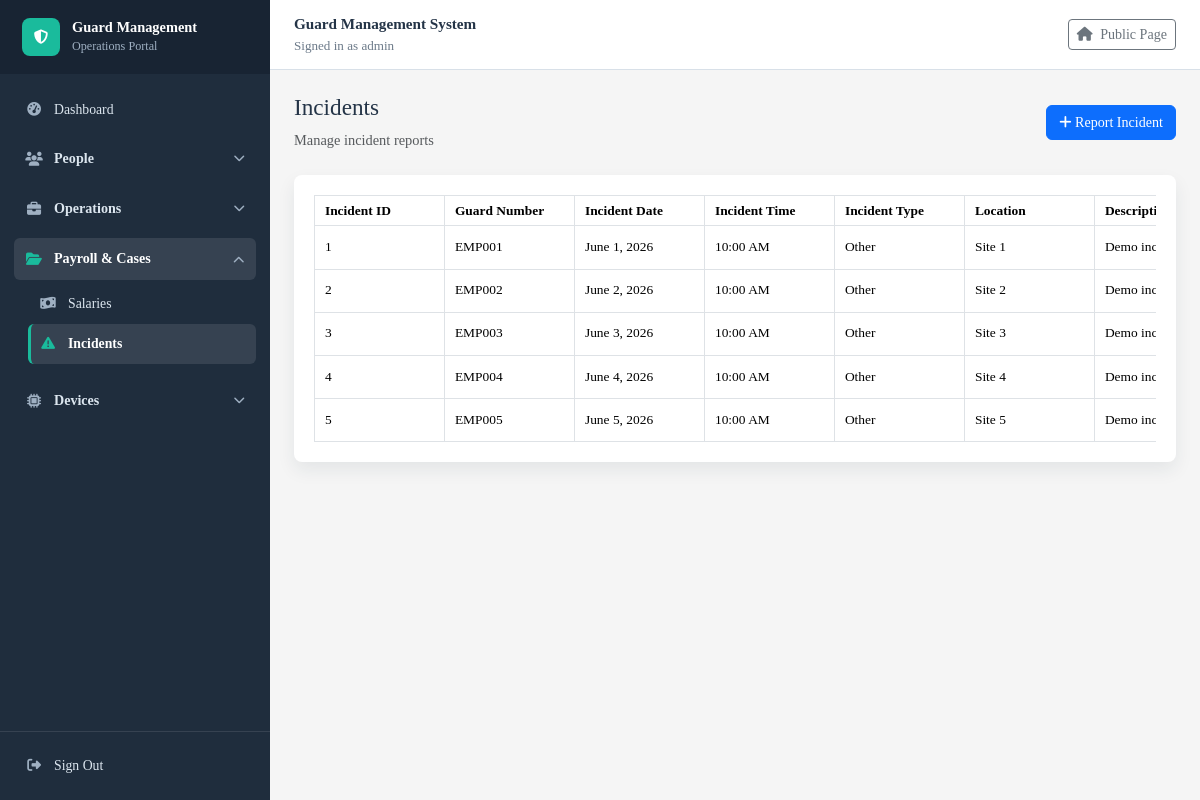
Before: /incidents/ (signed in) with the older database file.
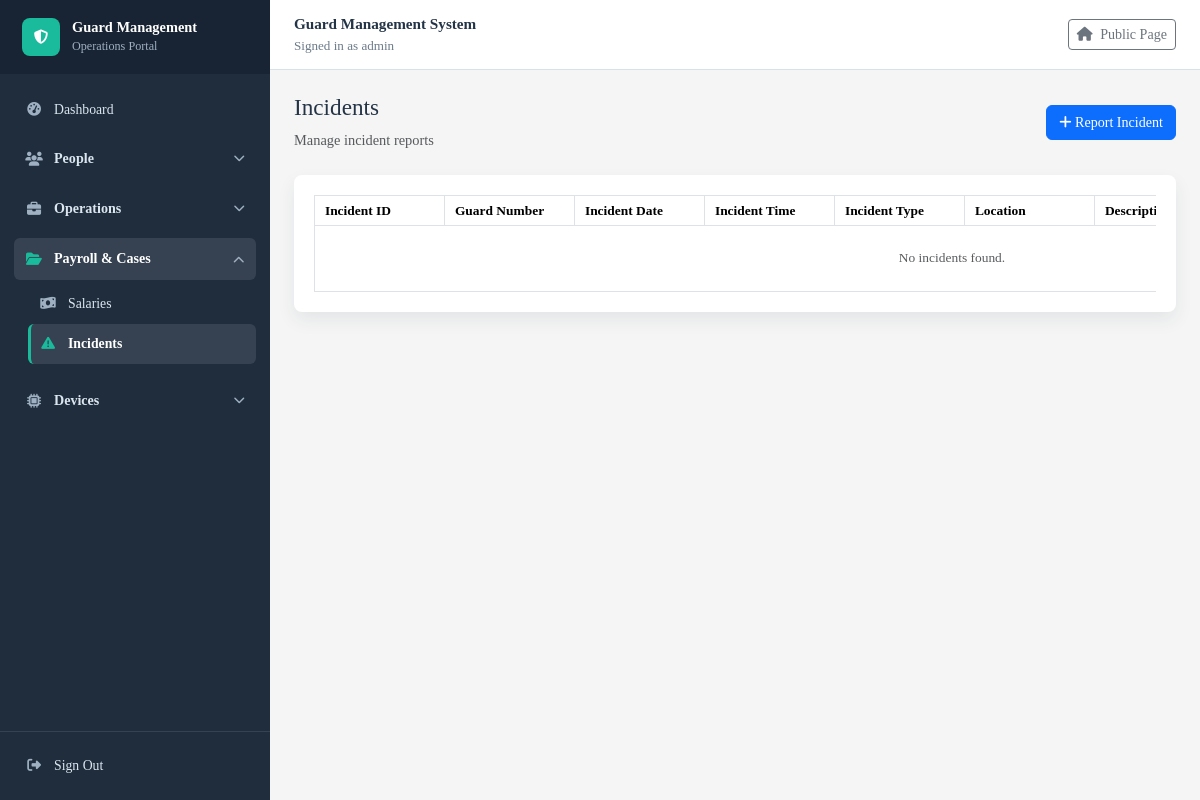
After: the same page with the newer database file.
### guardmanagementsystem/models.py (models this page shows, shortened)
class Incident(models.Model):
    STATUS_CHOICES = [
        ('Pending', 'Pending'),
        ('Under Review', 'Under Review'),
        ('Resolved', 'Resolved'),
        ('Closed', 'Closed'),
    ]
    INCIDENT_TYPE_CHOICES = [
        ('Theft', 'Theft'),
        ('Fight', 'Fight'),
        ('Accident', 'Accident'),
        ('Fire', 'Fire'),
        ('Security Breach', 'Security Breach'),
        ('Other', 'Other'),
    ]
    TITLE_CHOICES = [
        ('Mr', 'Mr'),
        ('Ms', 'Ms'),
        ('Mrs', 'Mrs'),
    ]
    incident_id = models.AutoField(primary_key=True)
    guard = models.ForeignKey(Guard, on_delete=models.CASCADE, related_name='incidents')
    incident_date = models.DateField()
    incident_time = models.TimeField(null=True, blank=True)
    incident_type = models.CharField(max_length=50, choices=INCIDENT_TYPE_CHOICES)
    description = models.TextField()
    location = models.CharField(max_length=200)
    reporter_title = models.CharField(max_length=10, choices=TITLE_CHOICES, blank=True)
    reporter_first_name = models.CharField(max_length=100, blank=True)
    reporter_middle_name = models.CharField(max_length=100, blank=True)
    reporter_last_name = models.CharField(max_length=100, blank=True)
    involved_first_name = models.CharField(max_length=100, blank=True)
    involved_last_name = models.CharField(max_length=100, blank=True)
    further_comments = models.TextField(blank=True)
    status = models.CharField(max_length=20, choices=STATUS_CHOICES, default='Pending')
    @property
    def reporter_name(self):
        name = " ".join(part for part in [
            self.reporter_title,
            self.reporter_first_name,
            self.reporter_middle_name,
            self.reporter_last_name,
        ] if part)
        return name or "-"

class Guard(models.Model):
    STATUS_CHOICES = [
        ('Active', 'Active'),
        ('Inactive', 'Inactive'),
        ('Suspended', 'Suspended'),
        ('Terminated', 'Terminated'),
        ('Dismissed', 'Dismissed'),
        ('Resigned', 'Resigned'),
    ]
    guard_id = models.AutoField(primary_key=True)
    user = models.OneToOneField(settings.AUTH_USER_MODEL, on_delete=models.SET_NULL, null=True, blank=True, related_name='guard_profile')
    rfid_card = models.OneToOneField(RFIDCard, on_delete=models.SET_NULL, null=True, blank=True, related_name='guard')
    guard_number = models.CharField(max_length=20, unique=True, null=True, blank=True, editable=False)
    full_name = models.CharField(max_length=100)
    date_of_birth = models.DateField()
    phone = models.CharField(max_length=20)
    email = models.EmailField(unique=True)
    address = models.TextField()
    date_of_joining = models.DateField(auto_now= True)
    status = models.CharField(max_length=20, choices=STATUS_CHOICES, default='Active')
    daily_rate = models.DecimalField(max_digits=12, decimal_places=2, default=7000)

### guardmanagementsystem/views.py (the view)
# urls.py: path("incidents/", views.incident_list, name="incident_list"),
@login_required
def incident_list(request):
    incidents = Incident.objects.select_related("guard").all()
    return render(request, "guardmanagementsystem/incident_list.html", {
        "incidents": incidents
    })

### guardmanagementsystem/context_processors.py (called while the page is built)
def role_access(request):
    user = getattr(request, "user", None)
    if not user:
        return {}
    return {
        "nav_permissions": nav_permissions(user),
        "user_roles": sorted(user_role_names(user)),
    }

### guardmanagementsystem/role_access.py (called while the page is built)
def user_role_names(user):
    if not user.is_authenticated:
        return set()
    if user.is_superuser:
        return {"Admin"}
    return set(user.groups.values_list("name", flat=True))

def user_is_admin(user):
    return user.is_authenticated and (
        user.is_superuser or user.groups.filter(name="Admin").exists()
    )

def user_can_access(user, url_name):
    if not url_name or url_name in PUBLIC_URL_NAMES:
        return True
    if not user.is_authenticated:
        return True
    if user_is_admin(user):
        return True
    roles = user_role_names(user)
    if any(url_name in ROLE_URLS.get(role, set()) for role in roles):
        return True
    return False

def nav_permissions(user):
    roles = user_role_names(user)
    if user_is_admin(user):
        roles = {"Admin"}
    return {
        permission: bool(roles & allowed_roles)
        for permission, allowed_roles in ROLE_PERMISSIONS.items()
    }

### guardmanagementsystem/templates/guardmanagementsystem/incident_list.html (shortened to what this page needs)
{% extends "guardmanagementsystem/base.html" %}
{% block content %}
<div class="d-flex justify-content-between align-items-center mb-4">
    <div>
        <h2>Incidents</h2>
        <p class="text-muted mb-0">Manage incident reports</p>
    </div>
    <a href="{% url 'incident_add' %}" class="btn btn-primary">
        <i class="fa fa-plus"></i> Report Incident
    </a>
</div>
<div class="table-card">
    <div class="table-responsive">
        <table class="table table-hover table-bordered align-middle mb-0 export-table" data-export-title="Incidents">
            <thead>
                <tr>
                    <th>Incident ID</th>
                    <th>Guard Number</th>
                    <th>Incident Date</th>
                    <th>Incident Time</th>
                    <th>Incident Type</th>
                    <th>Location</th>
                    <th>Description</th>
                </tr>
            </thead>
            <tbody>
                {% for incident in incidents %}
                    <tr>
                        <td>{{ incident.incident_id }}</td>
                        <td>{{ incident.guard.guard_number }}</td>
                        <td>{{ incident.incident_date }}</td>
                        <td>{{ incident.incident_time|time:"h:i A"|default:"-" }}</td>
                        <td>{{ incident.incident_type }}</td>
                        <td>{{ incident.location }}</td>
                        <td>{{ incident.description|truncatechars:70 }}</td>
                    </tr>
                {% empty %}
                    <tr>
                        <td colspan="10" class="text-center text-muted py-4">No incidents found.</td>
                    </tr>
                {% endfor %}
            </tbody>
        </table>
    </div>
</div>
{% endblock %}

Changed rows visible on the page:
removed Incident: incident_id "1", guard.guard_number "EMP001", incident_date "June 1, 2026", incident_time "10:00 AM", incident_type "Other", location "Site 1", description "Demo…"
removed Incident: incident_id "2", guard.guard_number "EMP002", incident_date "June 2, 2026", incident_time "10:00 AM", incident_type "Other", location "Site 2", description "Demo…"
removed Incident: incident_id "3", guard.guard_number "EMP003", incident_date "June 3, 2026", incident_time "10:00 AM", incident_type "Other", location "Site 3", description "Demo…"
removed Incident: incident_id "4", guard.guard_number "EMP004", incident_date "June 4, 2026", incident_time "10:00 AM", incident_type "Other", location "Site 4", description "Demo…"
removed Incident: incident_id "5", guard.guard_number "EMP005", incident_date "June 5, 2026", incident_time "10:00 AM", incident_type "Other", location "Site 5", description "Demo…"
Other visible differences:
text now shown: "No incidents found."
